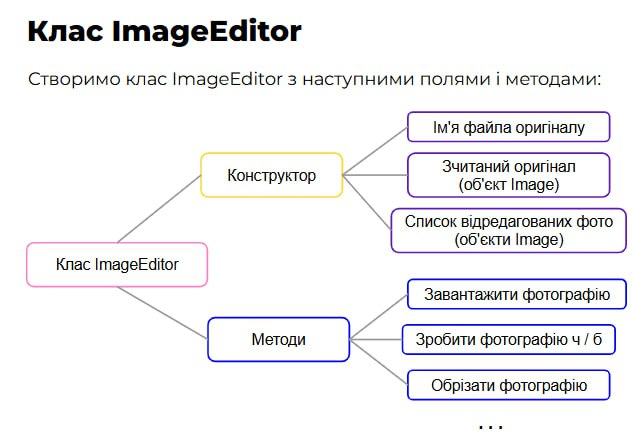
#> input picture photo_2024-11-29_18-24-12.jpg, 633 x 434 px
$ python main.py
#> lines starting #> are read from the running program, lines starting #| are printed output that depends on the picture
from PIL import Image

class ImageEditor():
    def __init__(self , file_name_original , file):
        with Image.open(file_name_original) as file:
            self.file_name_original = file_name_original
            self.file = file
    def save_image(self , name):
        with Image.open(self.file_name_original) as image:
            image.save(name + '.jpg')
    def make_photo_black_white(self):
        with Image.open(self.file_name_original) as file:
            file = file.convert('L')
            file.save("b_w.jpg")

with Image.open('photo_2024-11-29_18-24-12.jpg') as file:
#> file is the input picture: PIL image 633x434 RGB; mean R, G, B 240.5, 239.9, 242.2
    file_ = file
img = ImageEditor('photo_2024-11-29_18-24-12.jpg' , file_)
img.make_photo_black_white()
#> in make_photo_black_white, `file = file.convert('L')`:
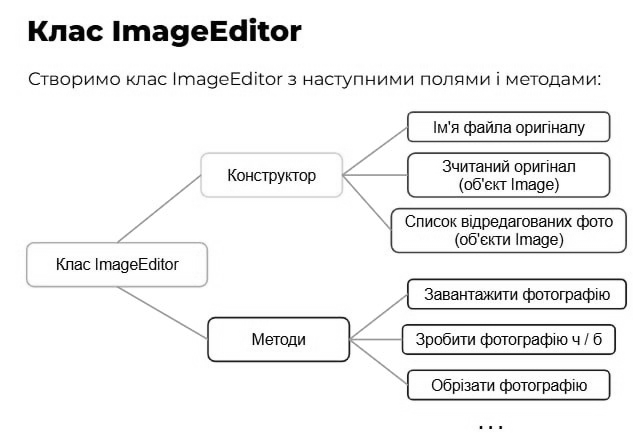
#> file: PIL image 633x434 L; min 0, max 255, mean 240.4
img.save_image('efgy')
